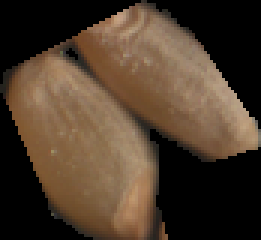
#> input picture work/Adaptive Threshold/6960.43_706.png, 87 x 80 px, found by its file name (shown 3 times larger); its folder holds only this picture in this run
$ jupyter execute --allow-errors 2.ipynb
#> lines starting #> are read from the running program, lines starting #| are printed output that depends on the picture; after the words box and inside, x2 and y2 are one past the last pixel; in counts of white or black regions, pixels touching at a corner belong together
[cell 1]
from matplotlib import pyplot as plt
import os
import numpy as np
import cv2

[cell 2]
filter1=[[1,4,6,4,1],[4,16,24,16,4],[6,24,36,24,6],[4,16,24,16,4],[1,4,6,4,1]]

[cell 3]
row=5
col=5

[cell 4]
count1=0
for i in filter1:
    for j in i:
        count1=count1+j

[cell 5]
count1

[cell 6]
filter1=np.array(filter1)
filter1

[cell 7]
filter1=filter1/256

[cell 8]
filter1

[cell 9]
path="/Users/shobhitsharma/Downloads/Adaptive Threshold/"

[cell 10]
img_names=os.listdir(path)

[cell 11]
img_names

#> (a cell that did not finish here is left out)

#> (a cell that did not finish here is left out)

np.unique(im,return_counts=True)

[cell 14]
def padding(im,row=5,col=5):
#> called with row = 5, col = 5
    pad=np.zeros((im.shape[0]+2*(row//2),im.shape[1]+2*(col//2),3),"uint8")
    for i in range(im.shape[0]):
        for j in range(im.shape[1]):
            pad[i+row//2,j+col//2]=im[i,j,:]
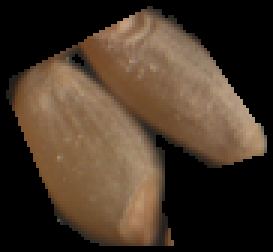
#> pad: shape (84, 91, 3) (shown 3 times larger); mean R, G, B 69.7, 54.1, 39.7
    return pad

[cell 15]
def threshold_g(pad,row=5,col=5,T=80,C=20):
#> called with row = 5, col = 5, T = 80, C = 20
    for i in range(row//2,pad.shape[0]-row//2):
        for j in range(col//2,pad.shape[1]-col//2):
            if(pad[i,j,0]<T and pad[i,j,0]!=0):
                #print("i,j : "+str(i)+" "+str(j)+" Red: "+str(pad[i,j]))
                th=0
                for x in range(-row//2,(row//2)+1):
                    for y in range(-col//2,(col//2)+1):
                        th+=filter1[(row//2)+x,(col//2)+y]*pad[i+x,j+y,0]
                th=np.uint8(np.round(th))
                #print("threshold for (i,j): "+str(th)+" ("+str(i)+","+str(j)+") I= "+str(pad[i,j]))
                th=max(0,th-C)
                if(th<pad[i,j,0]):
                    pad[i,j]=[0,0,0]
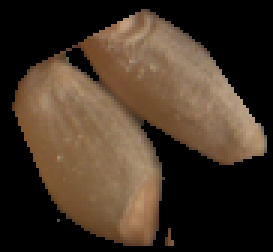
#> pad: shape (84, 91, 3) (shown 3 times larger); 3.95% of pixels changed, all inside (x1, y1, x2, y2) = (2, 2, 74, 82)
    return pad

[cell 16]
def plot_f(pad,im,size=(17,10)):
#> called with size = (17, 10)
    fig=plt.figure(figsize=size)
    fig.add_subplot(1,2,1)
    plt.title("Threshold output")
    plt.imshow(pad)
    fig.add_subplot(1,2,2)
    plt.title("Original Image")
    plt.imshow(im)
    plt.show()
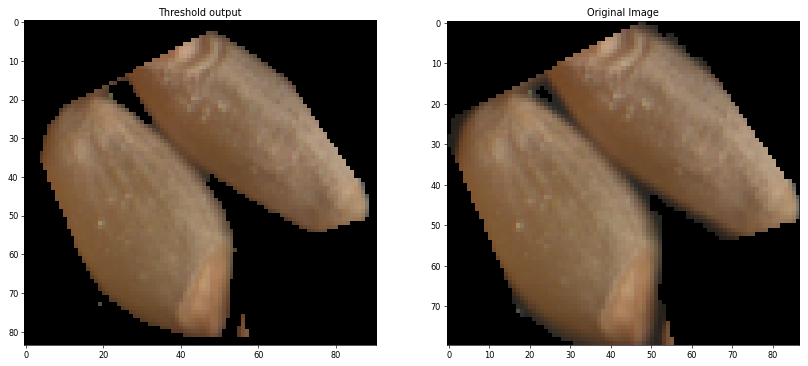
#> figure drawn by matplotlib, 2 panels

[cell 17]
for i in img_names:
    im=cv2.cvtColor(cv2.imread(path+i),cv2.COLOR_BGR2RGB)
    pad=padding(im)
    pad=threshold_g(pad)
    plot_f(pad,im)

$ run again, on work/Adaptive Threshold/soya.png
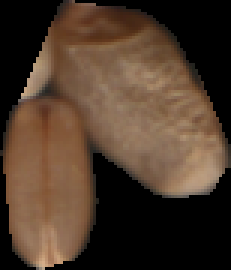
#> input picture work/Adaptive Threshold/soya.png, 77 x 90 px, found by its file name (shown 3 times larger)
#> after the loop in threshold_g, `for i in range(row//2,pad.shape[0]-row//2):`:
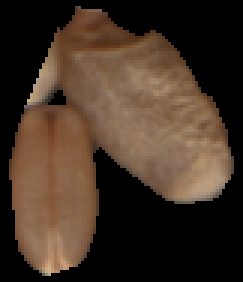
#> pad: shape (94, 81, 3) (shown 3 times larger); mean R, G, B 67.1, 50.3, 37.4
#> in plot_f, `plt.show()`:
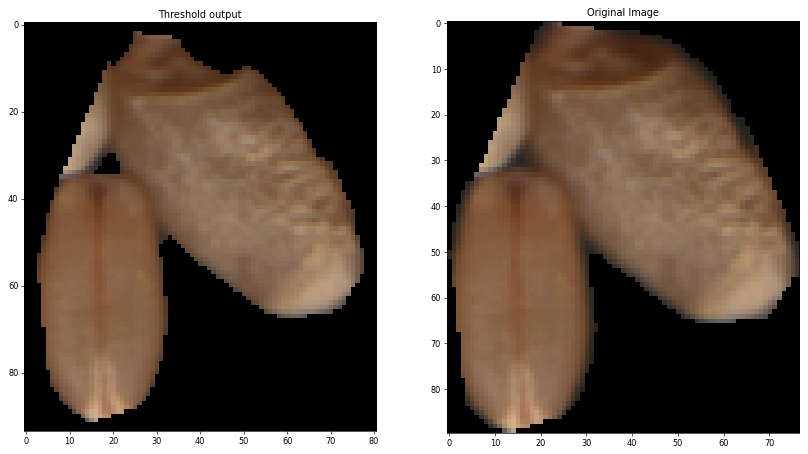
#> figure drawn by matplotlib, 2 panels

$ run again, on work/Adaptive Threshold/7200.42_778.png
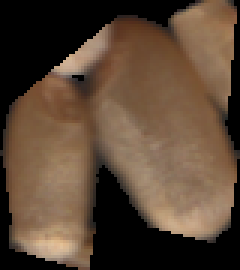
#> input picture work/Adaptive Threshold/7200.42_778.png, 80 x 90 px, found by its file name (shown 3 times larger)
#> after the loop in threshold_g, `for i in range(row//2,pad.shape[0]-row//2):`:
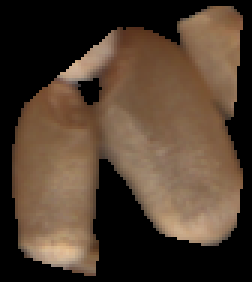
#> pad: shape (94, 84, 3) (shown 3 times larger); mean R, G, B 79.8, 62.1, 47
#> in plot_f, `plt.show()`:
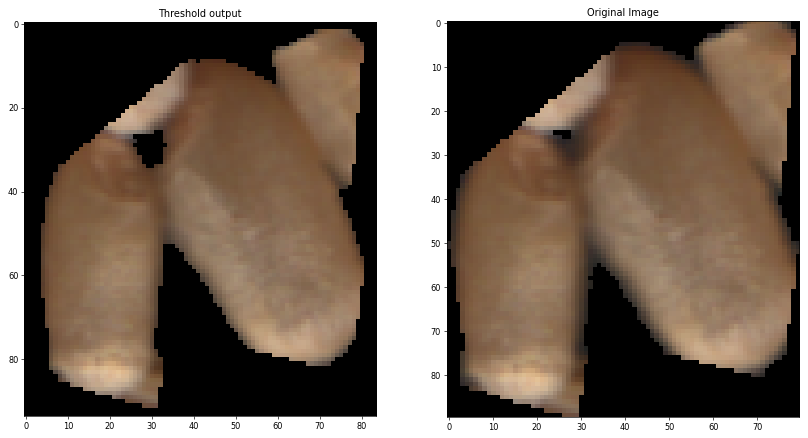
#> figure drawn by matplotlib, 2 panels

$ run again, on work/Adaptive Threshold/7209.114_215.png
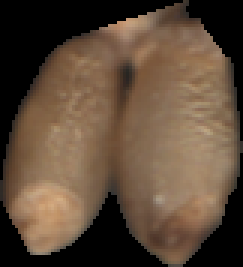
#> input picture work/Adaptive Threshold/7209.114_215.png, 81 x 89 px, found by its file name (shown 3 times larger)
#> after the loop in threshold_g, `for i in range(row//2,pad.shape[0]-row//2):`:
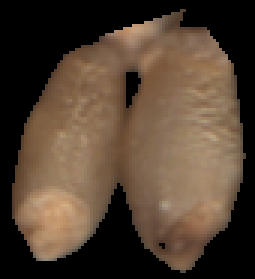
#> pad: shape (93, 85, 3) (shown 3 times larger); mean R, G, B 82, 64.9, 49.8
#> in plot_f, `plt.show()`:
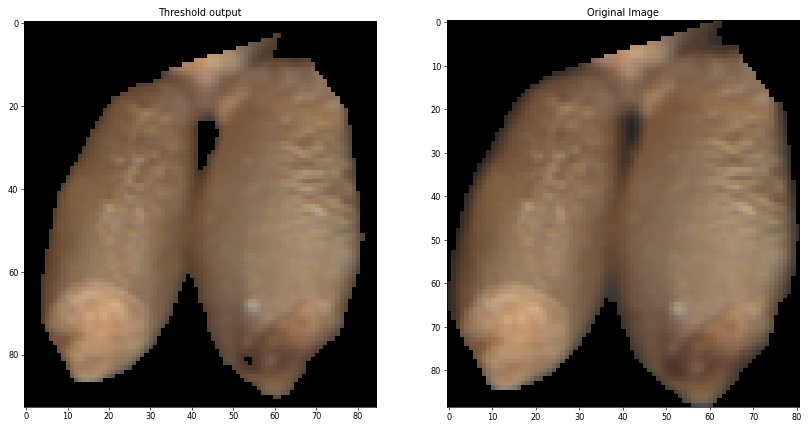
#> figure drawn by matplotlib, 2 panels

$ run again, on work/Adaptive Threshold/7221.8_411.png
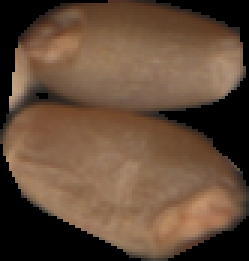
#> input picture work/Adaptive Threshold/7221.8_411.png, 83 x 87 px, found by its file name (shown 3 times larger)
#> after the loop in threshold_g, `for i in range(row//2,pad.shape[0]-row//2):`:
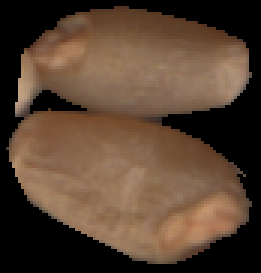
#> pad: shape (91, 87, 3) (shown 3 times larger); mean R, G, B 87.1, 65.8, 49.4
#> in plot_f, `plt.show()`:
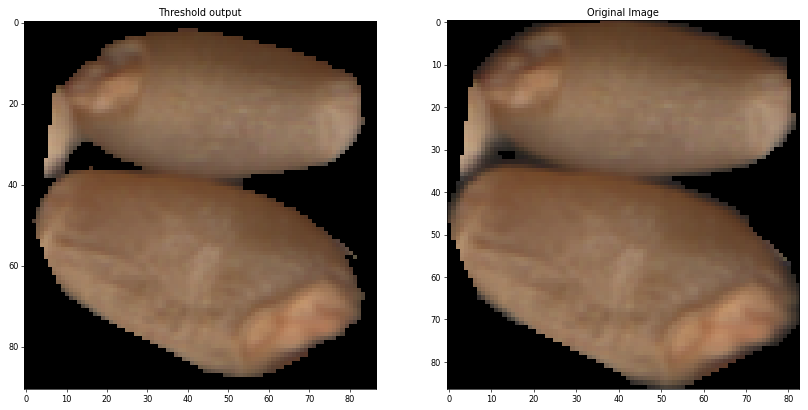
#> figure drawn by matplotlib, 2 panels
